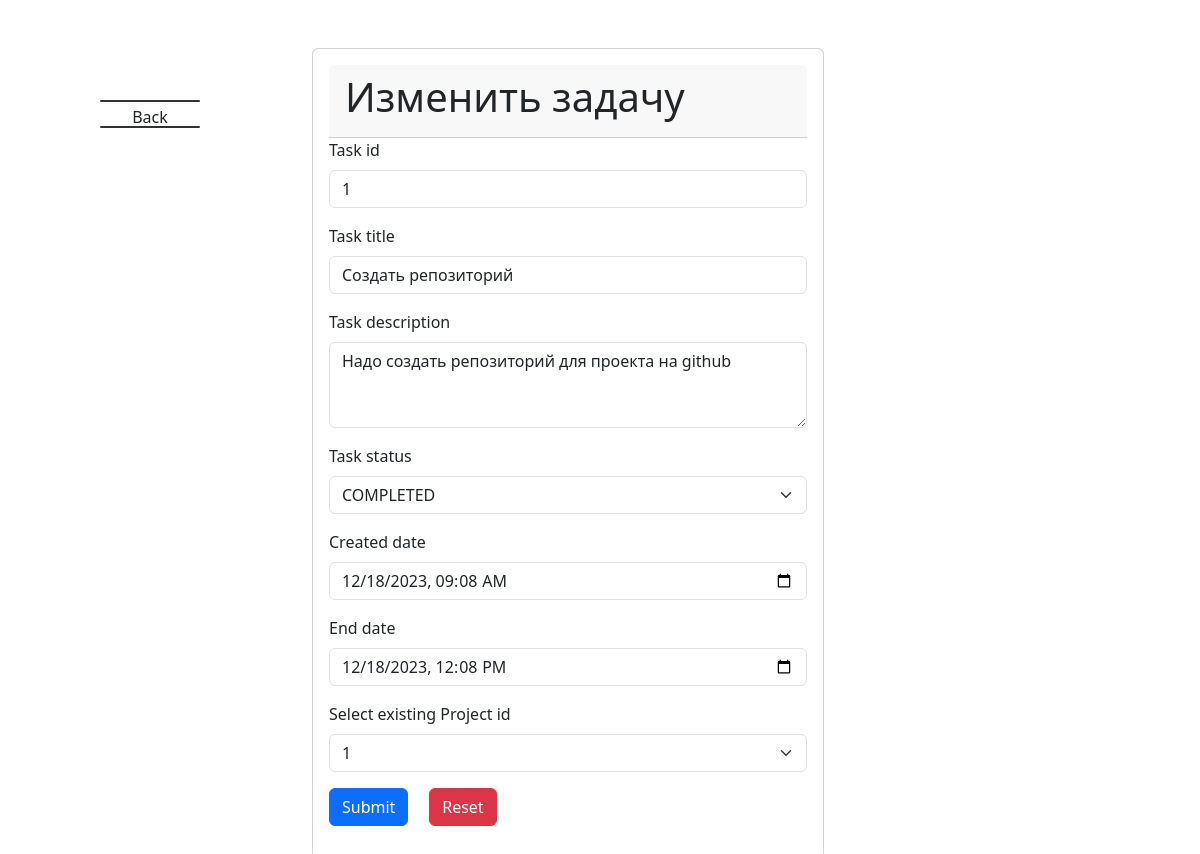
Screenshot of /task/edit/1 with the database file from the repository.
### models.py (models this page shows)
class Task(Base):
    __tablename__ = "tasks"
    id = Column(Integer, primary_key=True, index=True)
    title = Column(String, nullable=False)
    description = Column(String, nullable=True)
    status = Column(Enum(Status), default=Status.Pending)
    created_at = Column(DateTime, nullable=False)
    due_date = Column(DateTime)
    owner_id = Column(Integer, ForeignKey("users.id"), nullable=True, index=True)
    owner = relationship("User", back_populates="tasks")
    project_id = Column(Integer, ForeignKey("projects.id"), nullable=False, index=True)
    project = relationship("Project", back_populates="tasks")

class Project(Base):
    __tablename__ = "projects"
    id = Column(Integer, primary_key=True, index=True)
    title = Column(String, nullable=False)
    description = Column(String, nullable=False)
    start_date = Column(DateTime, nullable=False)
    end_date = Column(DateTime, nullable=False)
    users = relationship(
        "User",
        secondary=user_group_associations,
        back_populates="projects")
    tasks = relationship(
        "Task",
        back_populates="project",
        cascade='all, delete-orphan')

### task_view.py (the view)
@router.get("/task/edit/{task_id}", response_class=HTMLResponse)
async def edit_task_page(request: Request, task_id: int, db: Session = Depends(get_db)):
    task = await task_routes.get_task(task_id, db=db)
    task.created_at = task.created_at.strftime("%Y-%m-%d %H:%M")
    task.due_date = task.due_date.strftime("%Y-%m-%d %H:%M")
    projects = await project_routes.get_all_projects(0, 100, db=db)
    return templates.TemplateResponse("task/edit_task.html",
                                      {"request": request, "projects": projects, "task": task})

### templates/task/edit_task.html (shortened to what this page needs)
<html>
<head>
    <link href="{{ url_for('static', path='/css/bootstrap.css') }}" rel="stylesheet">
    <link href="{{ url_for('static', path='/css/style.css') }}" rel="stylesheet">
</head>
<body>
<div class="backBtn" onclick="location.href='/task'">
      <span class="line tLine"></span>
      <span class="label">Back</span>
      <span class="line bLine"></span>
</div>
<div class="container w-50">
<div class="card text-left mt-5" style="width: 32rem;align:center;">
    <div class="card-body">
      <div class="card-header">
        <h1> Изменить задачу </h1>
      </div>
        <form action="/task/update/{{task.id}}" method="post">
            <div class="mb-3">
                  <label for="id" class="form-label">Task id</label>
                  <input type="text" class="form-control" id="id" name="id" value="{{task.id}}" readonly>
            </div>
             <div class="mb-3">
                  <label for="title" class="form-label">Task title</label>
                  <input type="text" class="form-control" id="title"  name="title" value="{{task.title}}">
            </div>
            <div class="mb-3">
                  <label for="description" class="form-label">Task description</label>
                 <textarea class="form-control" id="description"  name="description"  rows="3" placeholder=" description">{{task.description}}</textarea>
            </div>
            <div class="mb-3">
                <label for="status" class="form-label">Task status</label>
                <select id="status" name="status" class="form-select" aria-label="Default select example">
                    <option value="COMPLETED" {% if task.status.value == "COMPLETED" %}selected{% endif %}>COMPLETED</option>
                </select>
            </div>
            <div class="mb-3">
                <label for="created_at" class="form-label">Created date</label>
                <input type="datetime-local" class="form-control" id="created_at"  name="created_at"  value="{{task.created_at}}">
            </div>
            <div class="mb-3">
                <label for="due_date" class="form-label">End date</label>
                <input type="datetime-local" class="form-control" id="due_date"  name="due_date"  value="{{task.due_date}}">
            </div>
            <div class="mb-3">
                <label for="project_id" class="form-label">Select existing Project id</label>
                <select id="project_id" name="project_id" class="form-select" aria-label="Default select example">
                    {% for project in projects %}
                        <option value="{{project.id}}" {% if project.id == task.project_id %}selected{% endif %} value="{{ project.id }}">{{project.id}}</option>
                    {% endfor%}
                </select>
            </div>
            <input type="submit" class="btn btn-primary"> &nbsp;&nbsp;&nbsp;&nbsp;<input type="reset" class="btn btn-danger">
        </form>
        </div>
    </div>
</div>
</body>
</html>

### static/css/style.css (style rules this page uses)
div.backBtn { width: 100px; left: 100px; top: 100px; background-color: #f4f4f4; transition: all 0.4s ease; position: fixed; cursor: pointer; }
span.line { bottom: auto; right: auto; top: auto; left: auto; background-color: #333; border-radius: 10px; width: 100%; left: 0px; height: 2px; display: block; position: absolute; transition: width 0.2s ease 0.1s, left 0.2s ease, transform 0.2s ease 0.3s, background-color 0.2s ease; }
span.tLine { top: 0px; }
span.bLine { top: 26px; }
.label { position: absolute; left: 0px; top: 5px; width: 100%; text-align: center; transition: all 0.4s ease; font-size: 1em; }

### rows the page displays
Task: id "1", title "Создать репозиторий", description "Надо создать репозиторий для проекта на github", status "COMPLETED", created_at "12/18/2023 09:08", due_date "12/18/2023 12:08", project_id "1"
